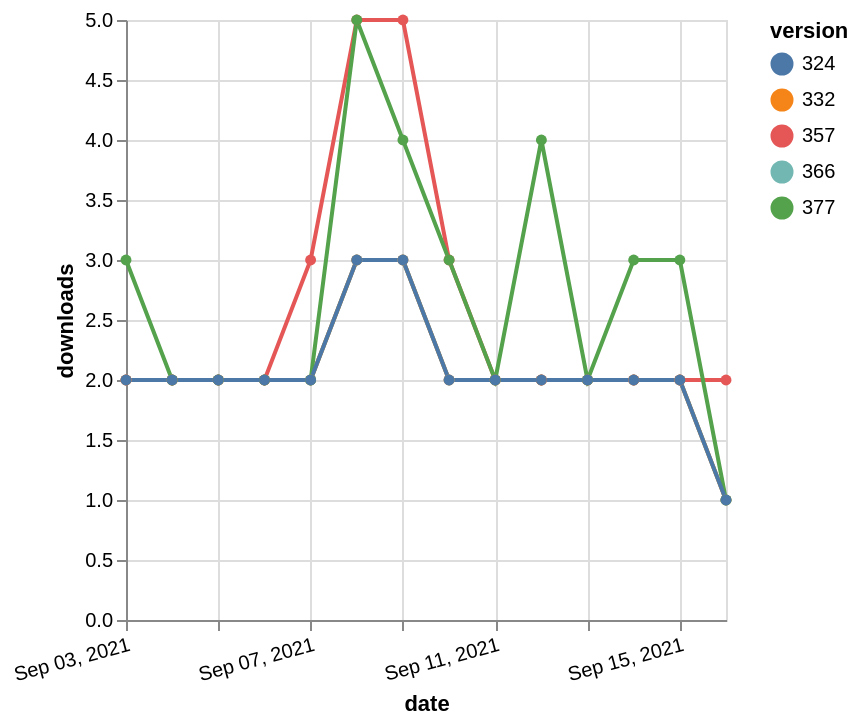

Express this chart as Vega-Lite.
### Vega-Lite specification from a JSON file in a GitHub repository (floating-point values rounded to 4 significant figures)
{"$schema": "https://vega.github.io/schema/vega-lite/v5.json", "description": "A simple bar chart with embedded data.", "data": {"values": [{"date": "2021-09-03", "total": 2390, "delta": 2, "version": "366"}, {"date": "2021-09-04", "total": 2392, "delta": 2, "version": "366"}, {"date": "2021-09-05", "total": 2394, "delta": 2, "version": "366"}, {"date": "2021-09-06", "total": 2396, "delta": 2, "version": "366"}, {"date": "2021-09-07", "total": 2398, "delta": 2, "version": "366"}, {"date": "2021-09-08", "total": 2401, "delta": 3, "version": "366"}, {"date": "2021-09-09", "total": 2404, "delta": 3, "version": "366"}, {"date": "2021-09-10", "total": 2406, "delta": 2, "version": "366"}, {"date": "2021-09-11", "total": 2408, "delta": 2, "version": "366"}, {"date": "2021-09-12", "total": 2410, "delta": 2, "version": "366"}, {"date": "2021-09-13", "total": 2412, "delta": 2, "version": "366"}, {"date": "2021-09-14", "total": 2414, "delta": 2, "version": "366"}, {"date": "2021-09-15", "total": 2416, "delta": 2, "version": "366"}, {"date": "2021-09-16", "total": 2417, "delta": 1, "version": "366"}, {"date": "2021-09-03", "total": 2994, "delta": 2, "version": "357"}, {"date": "2021-09-04", "total": 2996, "delta": 2, "version": "357"}, {"date": "2021-09-05", "total": 2998, "delta": 2, "version": "357"}, {"date": "2021-09-06", "total": 3000, "delta": 2, "version": "357"}, {"date": "2021-09-07", "total": 3003, "delta": 3, "version": "357"}, {"date": "2021-09-08", "total": 3008, "delta": 5, "version": "357"}, {"date": "2021-09-09", "total": 3013, "delta": 5, "version": "357"}, {"date": "2021-09-10", "total": 3016, "delta": 3, "version": "357"}, {"date": "2021-09-11", "total": 3018, "delta": 2, "version": "357"}, {"date": "2021-09-12", "total": 3020, "delta": 2, "version": "357"}, {"date": "2021-09-13", "total": 3022, "delta": 2, "version": "357"}, {"date": "2021-09-14", "total": 3024, "delta": 2, "version": "357"}, {"date": "2021-09-15", "total": 3026, "delta": 2, "version": "357"}, {"date": "2021-09-16", "total": 3028, "delta": 2, "version": "357"}, {"date": "2021-09-03", "total": 2800, "delta": 2, "version": "332"}, {"date": "2021-09-04", "total": 2802, "delta": 2, "version": "332"}, {"date": "2021-09-05", "total": 2804, "delta": 2, "version": "332"}, {"date": "2021-09-06", "total": 2806, "delta": 2, "version": "332"}, {"date": "2021-09-07", "total": 2808, "delta": 2, "version": "332"}, {"date": "2021-09-08", "total": 2811, "delta": 3, "version": "332"}, {"date": "2021-09-09", "total": 2814, "delta": 3, "version": "332"}, {"date": "2021-09-10", "total": 2816, "delta": 2, "version": "332"}, {"date": "2021-09-11", "total": 2818, "delta": 2, "version": "332"}, {"date": "2021-09-12", "total": 2820, "delta": 2, "version": "332"}, {"date": "2021-09-13", "total": 2822, "delta": 2, "version": "332"}, {"date": "2021-09-14", "total": 2824, "delta": 2, "version": "332"}, {"date": "2021-09-15", "total": 2826, "delta": 2, "version": "332"}, {"date": "2021-09-16", "total": 2827, "delta": 1, "version": "332"}, {"date": "2021-09-03", "total": 2353, "delta": 3, "version": "377"}, {"date": "2021-09-04", "total": 2355, "delta": 2, "version": "377"}, {"date": "2021-09-05", "total": 2357, "delta": 2, "version": "377"}, {"date": "2021-09-06", "total": 2359, "delta": 2, "version": "377"}, {"date": "2021-09-07", "total": 2361, "delta": 2, "version": "377"}, {"date": "2021-09-08", "total": 2366, "delta": 5, "version": "377"}, {"date": "2021-09-09", "total": 2370, "delta": 4, "version": "377"}, {"date": "2021-09-10", "total": 2373, "delta": 3, "version": "377"}, {"date": "2021-09-11", "total": 2375, "delta": 2, "version": "377"}, {"date": "2021-09-12", "total": 2379, "delta": 4, "version": "377"}, {"date": "2021-09-13", "total": 2381, "delta": 2, "version": "377"}, {"date": "2021-09-14", "total": 2384, "delta": 3, "version": "377"}, {"date": "2021-09-15", "total": 2387, "delta": 3, "version": "377"}, {"date": "2021-09-16", "total": 2388, "delta": 1, "version": "377"}, {"date": "2021-09-03", "total": 2564, "delta": 2, "version": "324"}, {"date": "2021-09-04", "total": 2566, "delta": 2, "version": "324"}, {"date": "2021-09-05", "total": 2568, "delta": 2, "version": "324"}, {"date": "2021-09-06", "total": 2570, "delta": 2, "version": "324"}, {"date": "2021-09-07", "total": 2572, "delta": 2, "version": "324"}, {"date": "2021-09-08", "total": 2575, "delta": 3, "version": "324"}, {"date": "2021-09-09", "total": 2578, "delta": 3, "version": "324"}, {"date": "2021-09-10", "total": 2580, "delta": 2, "version": "324"}, {"date": "2021-09-11", "total": 2582, "delta": 2, "version": "324"}, {"date": "2021-09-12", "total": 2584, "delta": 2, "version": "324"}, {"date": "2021-09-13", "total": 2586, "delta": 2, "version": "324"}, {"date": "2021-09-14", "total": 2588, "delta": 2, "version": "324"}, {"date": "2021-09-15", "total": 2590, "delta": 2, "version": "324"}, {"date": "2021-09-16", "total": 2591, "delta": 1, "version": "324"}]}, "width": "container", "mark": {"type": "line", "point": {"filled": true}}, "encoding": {"x": {"field": "date", "type": "temporal", "timeUnit": "yearmonthdate", "title": "date", "axis": {"labelAngle": -15}}, "y": {"field": "delta", "type": "quantitative", "title": "downloads"}, "color": {"field": "version", "type": "nominal"}, "tooltip": {"field": "delta"}}}
